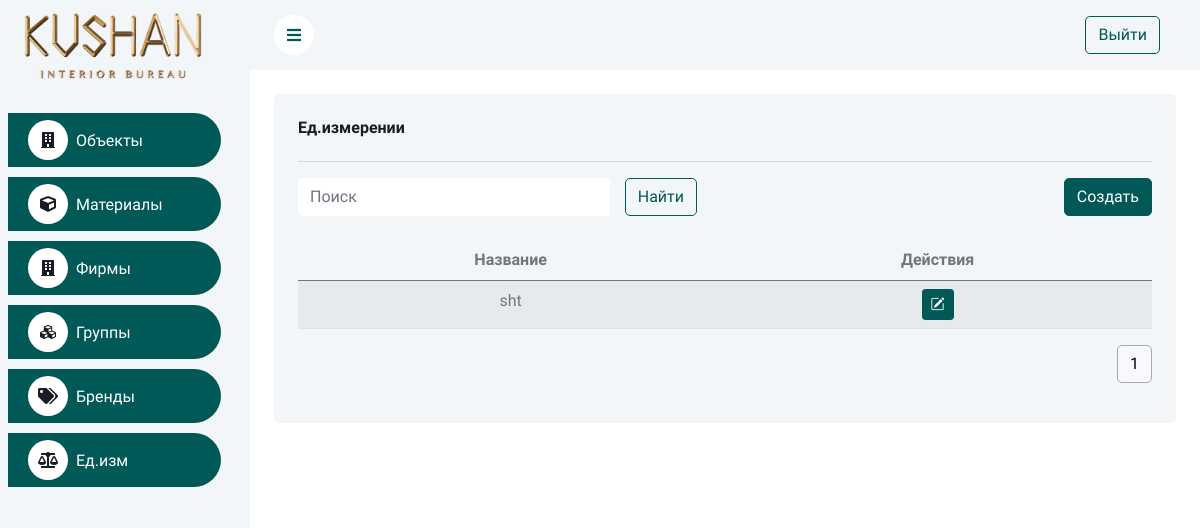
Page /units/ on the earlier database version.
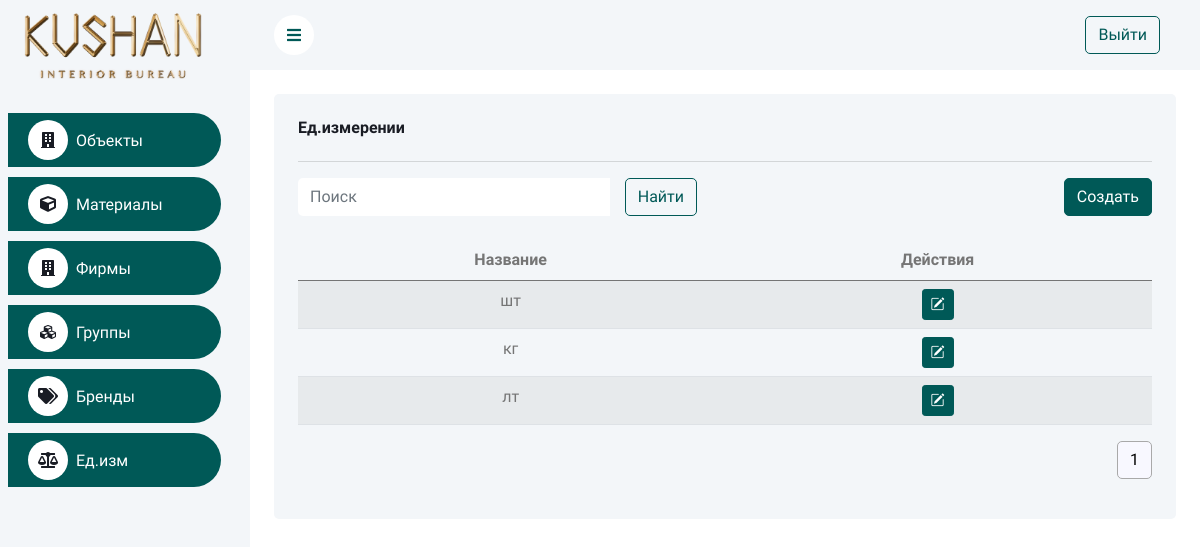
Same page on the later database version.
### info/models.py (models this page shows, shortened)
class Unit(models.Model):
	name = models.CharField(max_length=150, unique=True)

### info/views.py (the view)
# urls.py: path('units/', UnitListCreate.as_view(), name='unit-list'),
class UnitListCreate(BaseListCreateView):
	model = Unit
	form_class = UnitForm
	template_name = "unit_list_create.html"
	redirect_url = "unit-list"

### shared/views.py (called while the page is built)
	@staticmethod
	def apply_pagination_and_search(queryset, request):
		search_query = request.GET.get('search')
		if search_query:
			search_query = search_query.strip()
			queryset = queryset.filter(Q(name__icontains=search_query))
		page_size = request.GET.get("page_size", 12)
		paginator = Paginator(queryset, page_size)
		page_num = request.GET.get("page", 1)
		page_obj = paginator.get_page(page_num)
		return page_obj

	def get_queryset(self):
		return self.model.objects.all()

	def get_form(self):
		return self.form_class

	def get_template_name(self):
		return self.template_name

	def get(self, request):
		items = self.get_queryset()
		page_obj = self.apply_pagination_and_search(items, request)
		context = {
			'items': page_obj,
			'form': self.get_form(),
		}
		return render(request, self.get_template_name(), context)

### templates/unit_list_create.html (shortened to what this page needs)
{% extends 'base.html' %}
{% load static %}
{% block content %}
    <div class="container-fluid pt-4 px-4">
        <div class="row g-4">
            <div class="col-sm-12">
                <div class="bg-light rounded h-100 p-4">
                    <h6 class="mb-4">Ед.измерении</h6>
                    <hr>
                    <div class="row mb-2">
                        <div class="col-md-6">
                            {% include 'search_form.html' %}
                        </div>
                        <div class="col-md-6 text-end">
                            <button type="button" class="btn btn-primary" id="openCreateModalBtn"
                                    data-bs-toggle="modal" data-bs-target="#myModalCreate"
                                    data-action-url="{% url 'unit-list' %}">Создать
                            </button>
                        </div>
                    </div>
                    <div class="table-responsive">
                        <table class="table table-striped">
                            <thead>
                            <tr class="text-center">
                                <th scope="col">Название</th>
                                <th scope="col">Действия</th>
                            </tr>
                            </thead>
                            <tbody>
                            {% for unit in items %}
                                <tr class="text-center">
                                    <td>{{ unit.name }}</td>
                                    <td>
                                        <a href="" type="button" class="btn btn-primary btn-sm"><i
                                                class="bi bi-pencil-square"></i></a>
                                    </td>
                                </tr>
                            {% endfor %}
                            </tbody>
                        </table>
                    </div>
                    {% include 'pagination.html' with items=items %}
                </div>
            </div>
        </div>
    </div>
{% endblock %}

Differences in the rows shown:
removed Unit: name "sht"
added Unit: name "шт"
added Unit: name "кг"
added Unit: name "лт"
